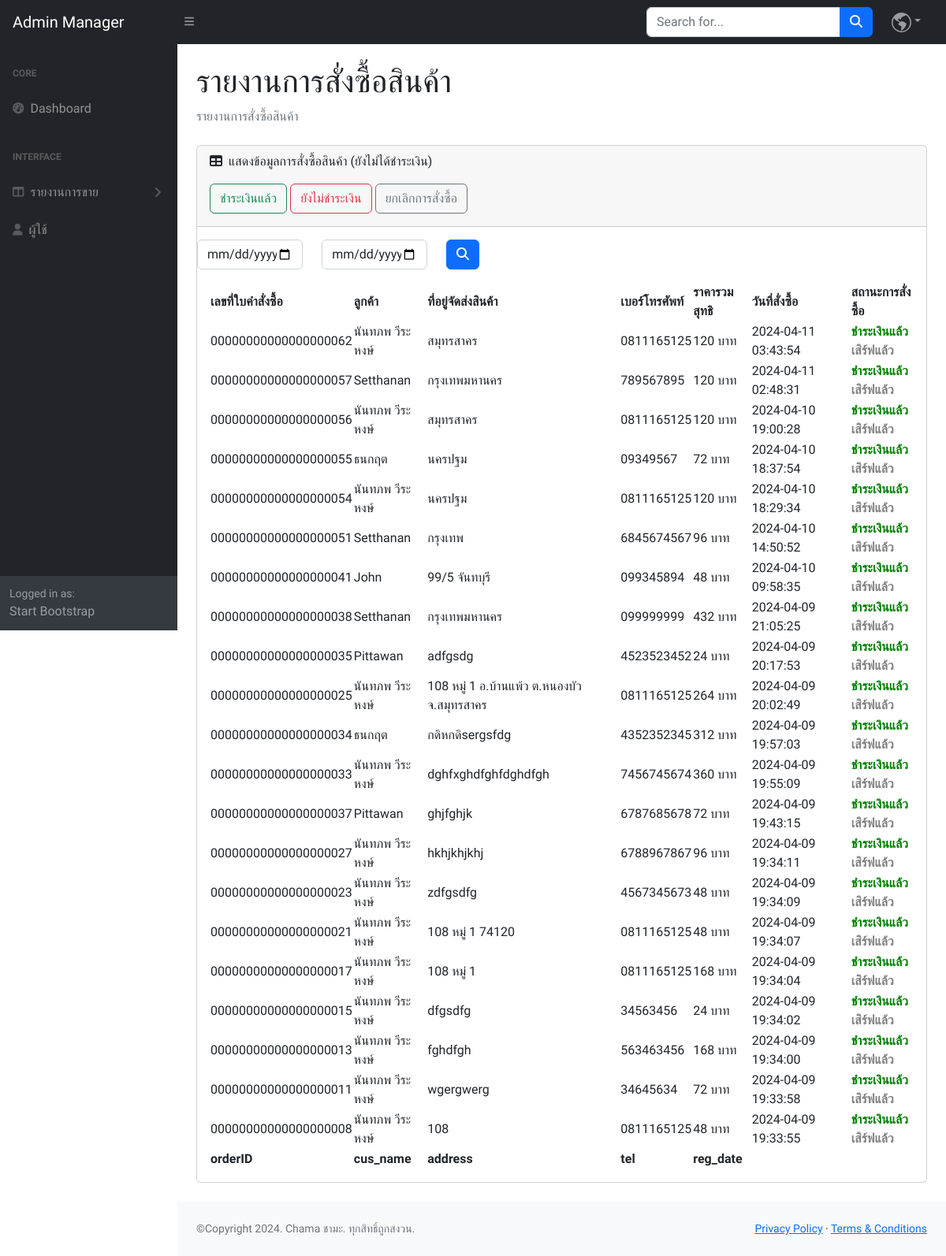
The app's page /admin/report_orderYes.php with its own data.
### tables this page shows
CREATE TABLE `tb_order` (
  `orderID` int(20) UNSIGNED ZEROFILL NOT NULL COMMENT 'เลขที่ใบสั่งซื้อ',
  `cus_name` varchar(60) NOT NULL COMMENT 'ชื่อลูกค้า',
  `address` text NOT NULL COMMENT 'ที่อยู่',
  `tel` varchar(10) NOT NULL COMMENT 'เบอร์โทรศัพท์',
  `total_price` float NOT NULL COMMENT 'ราคารวมสุทธิ',
  `order_status` varchar(1) NOT NULL COMMENT 'สถานะการสั่งซื้อ\r\n0-ยกเลิก\r\n1-สั่งซื้อ\r\n2-ชำระเงิน',
  `reg_date` timestamp NOT NULL DEFAULT current_timestamp() ON UPDATE current_timestamp() COMMENT 'วันที่สั่งซื้อ'
);

### admin/report_orderYes.php (the view, shortened to what this page needs)
<?php include 'condb.php'; ?>
<!DOCTYPE html>
<html lang="en">
    <head>
        <link href="https://cdn.jsdelivr.net/npm/simple-datatables@7.1.2/dist/style.min.css" rel="stylesheet" />
        <link href="css/styles.css" rel="stylesheet" />
    </head>
    <body class="sb-nav-fixed">
        <?php include 'admenu.php'; ?>
            <div id="layoutSidenav_content">
                <main>
                    <div class="container-fluid px-4">
                        <h1 class="mt-4">รายงานการสั่งซื้อสินค้า</h1>
                        <ol class="breadcrumb mb-4">
                            <li class="breadcrumb-item active">รายงานการสั่งซื้อสินค้า</li>
                        </ol>
                        <div class="card mb-4">
                            <div class="card-header">
                                <i class="fas fa-table me-1"></i>
                                แสดงข้อมูลการสั่งซื้อสินค้า (ยังไม่ได้ชำระเงิน)
                                <div class="mt-3 mb-2">
                                    <a href="report_orderYes.php"><button type="button" class="btn btn-outline-success">ชำระเงินแล้ว</button></a>
                                    <a href="report_orderNo.php"><button type="button" class="btn btn-outline-danger">ยังไม่ชำระเงิน</button></a>
                                    <a href="report_orderCancel.php"><button type="button" class="btn btn-outline-secondary">ยกเลิกการสั่งซื้อ</button></a>
                                </div>
                            </div>
                            <div class="mt-3">
                                <form name="form1" method="POST" action="report_order.php">
                                    <div class="row">
                                        <div class="col-sm-2">
                                            <input type="date" name="dt1" class="form-control">
                                        </div>
                                        <div class="col-sm-2">
                                            <input type="date" name="dt2" class="form-control">
                                        </div>
                                        <div class="col-sm-4">
                                            <button type="submit" class="btn btn-primary"><i class="fas fa-search"></i> </button>
                                        </div>
                                    </div>
                                </form>
                            </div>
                            <div class="card-body">
                                <table id="datatablesSimple">
                                    <thead>
                                        <tr>
                                            <th>เลขที่ใบคำสั่งซื้อ</th>
                                            <th>ลูกค้า</th>
                                            <th>ที่อยู่จัดส่งสินค้า</th>
                                            <th>เบอร์โทรศัพท์</th>
                                            <th>ราคารวมสุทธิ</th>
                                            <th>วันที่สั่งซื้อ</th>
                                            <th>สถานะการสั่งซื้อ</th>
                                        </tr>
                                    </thead>
                                    <tfoot>
                                        <tr>
                                            <th>orderID</th>
                                            <th>cus_name</th>
                                            <th>address</th>
                                            <th>tel</th>
                                            <th>reg_date</th>
                                        </tr>
                                    </tfoot>
                                    <tbody>
                                    <?php
                                        $ddt1=@$_POST['dt1'];
                                        $ddt2=@$_POST['dt2'];
                                        if (($ddt1 != "") & ($ddt2 != "")){
                                            echo "ค้นหาจากวันที่ $ddt1 ถึง $ddt2 ";
                                            $sql = "SELECT * FROM tb_order WHERE order_status='2' AND reg_date BETWEEN '$ddt1' AND '$ddt2'
                                            ORDER BY reg_date DESC";
                                        }else {
                                            $sql = "SELECT * FROM tb_order WHERE order_status='2' ORDER BY reg_date DESC";
                                        }
                                        $result = mysqli_query($conn, $sql);
                                        while ($row = mysqli_fetch_array($result)){
                                        $status = $row['order_status'];
                                    ?>
                                        <tr>
                                            <td><?=$row['orderID']?></td>
                                            <td><?=$row['cus_name']?></td>
                                            <td><?=$row['address']?></td>
                                            <td><?=$row['tel']?></td>
                                            <td><?=$row['total_price']?> บาท</td>
                                            <td><?=$row['reg_date']?></td>
                                            <td>
                                            <?php
                                            if($status == 1){
                                                echo "<b style='color: rgb(255, 157, 0);'>ยังไม่ชำระเงิน</b><br>";
                                                echo "<b style='color: grey;'>ยังไม่เสิร์ฟ</b>";
                                            }if($status == 2){
                                                echo "<b style='color: green'>ชำระเงินแล้ว</b><br>";
                                                echo "<b style='color: grey;'>เสิร์ฟแล้ว</b>";
                                            }if($status == 0){
                                                echo "<b style='color: red;'>ยกเลิกการสั่งซื้อ</b><br>";
                                            }
                                            ?>
                                            </td>
                                        </tr>
                                    <?php }
                                    ?>
                                    </tbody>
                                </table>
                            </div>
                        </div>
                    </div>
                </main>
                <?php include 'adfooter.php' ?>
            </div>
        </div>
    </body>
</html>

### admin/admenu.php (style rules this page uses)
body { font-family: "Prompt", sans-serif; }

### records on screen
tb_order: orderID "00000000000000000062", cus_name "นันทภพ วีระหงษ์", address "สมุทรสาคร", tel "0811165125", total_price "120", reg_date "2024-04-11 03:43:54", order_status "ชำระเงินแล้ว"
tb_order: orderID "00000000000000000057", cus_name "Setthanan", address "กรุงเทพมหานคร", tel "789567895", total_price "120", reg_date "2024-04-11 02:48:31", order_status "ชำระเงินแล้ว"
tb_order: orderID "00000000000000000056", cus_name "นันทภพ วีระหงษ์", address "สมุทรสาคร", tel "0811165125", total_price "120", reg_date "2024-04-10 19:00:28", order_status "ชำระเงินแล้ว"
tb_order: orderID "00000000000000000055", cus_name "ธนกฤต", address "นครปฐม", tel "09349567", total_price "72", reg_date "2024-04-10 18:37:54", order_status "ชำระเงินแล้ว"
tb_order: orderID "00000000000000000054", cus_name "นันทภพ วีระหงษ์", address "นครปฐม", tel "0811165125", total_price "120", reg_date "2024-04-10 18:29:34", order_status "ชำระเงินแล้ว"
tb_order: orderID "00000000000000000051", cus_name "Setthanan", address "กรุงเทพ", tel "6845674567", total_price "96", reg_date "2024-04-10 14:50:52", order_status "ชำระเงินแล้ว"
tb_order: orderID "00000000000000000041", cus_name "John", address "99/5 จันทบุรี", tel "099345894", total_price "48", reg_date "2024-04-10 09:58:35", order_status "ชำระเงินแล้ว"
tb_order: orderID "00000000000000000038", cus_name "Setthanan", address "กรุงเทพมหานคร", tel "099999999", total_price "432", reg_date "2024-04-09 21:05:25", order_status "ชำระเงินแล้ว"
tb_order: orderID "00000000000000000035", cus_name "Pittawan", address "adfgsdg", tel "4523523452", total_price "24", reg_date "2024-04-09 20:17:53", order_status "ชำระเงินแล้ว"
tb_order: orderID "00000000000000000025", cus_name "นันทภพ วีระหงษ์", address "108 หมู่ 1 อ.บ้านแพ้ว ต.หนองบัว จ.สมุทรสาคร", tel "0811165125", total_price "264", reg_date "2024-04-09 20:02:49", order_status "ชำระเงินแล้ว"
tb_order: orderID "00000000000000000034", cus_name "ธนกฤต", address "กดิหกดิsergsfdg", tel "4352352345", total_price "312", reg_date "2024-04-09 19:57:03", order_status "ชำระเงินแล้ว"
tb_order: orderID "00000000000000000033", cus_name "นันทภพ วีระหงษ์", address "dghfxghdfghfdghdfgh", tel "7456745674", total_price "360", reg_date "2024-04-09 19:55:09", order_status "ชำระเงินแล้ว"
tb_order: orderID "00000000000000000037", cus_name "Pittawan", address "ghjfghjk", tel "6787685678", total_price "72", reg_date "2024-04-09 19:43:15", order_status "ชำระเงินแล้ว"
tb_order: orderID "00000000000000000027", cus_name "นันทภพ วีระหงษ์", address "hkhjkhjkhj", tel "6788967867", total_price "96", reg_date "2024-04-09 19:34:11", order_status "ชำระเงินแล้ว"
tb_order: orderID "00000000000000000023", cus_name "นันทภพ วีระหงษ์", address "zdfgsdfg", tel "4567345673", total_price "48", reg_date "2024-04-09 19:34:09", order_status "ชำระเงินแล้ว"
tb_order: orderID "00000000000000000021", cus_name "นันทภพ วีระหงษ์", address "108 หมู่ 1 74120", tel "0811165125", total_price "48", reg_date "2024-04-09 19:34:07", order_status "ชำระเงินแล้ว"
tb_order: orderID "00000000000000000017", cus_name "นันทภพ วีระหงษ์", address "108 หมู่ 1", tel "0811165125", total_price "168", reg_date "2024-04-09 19:34:04", order_status "ชำระเงินแล้ว"
tb_order: orderID "00000000000000000015", cus_name "นันทภพ วีระหงษ์", address "dfgsdfg", tel "34563456", total_price "24", reg_date "2024-04-09 19:34:02", order_status "ชำระเงินแล้ว"
tb_order: orderID "00000000000000000013", cus_name "นันทภพ วีระหงษ์", address "fghdfgh", tel "563463456", total_price "168", reg_date "2024-04-09 19:34:00", order_status "ชำระเงินแล้ว"
tb_order: orderID "00000000000000000011", cus_name "นันทภพ วีระหงษ์", address "wgergwerg", tel "34645634", total_price "72", reg_date "2024-04-09 19:33:58", order_status "ชำระเงินแล้ว"
tb_order: orderID "00000000000000000008", cus_name "นันทภพ วีระหงษ์", address "108", tel "0811165125", total_price "48", reg_date "2024-04-09 19:33:55", order_status "ชำระเงินแล้ว"
